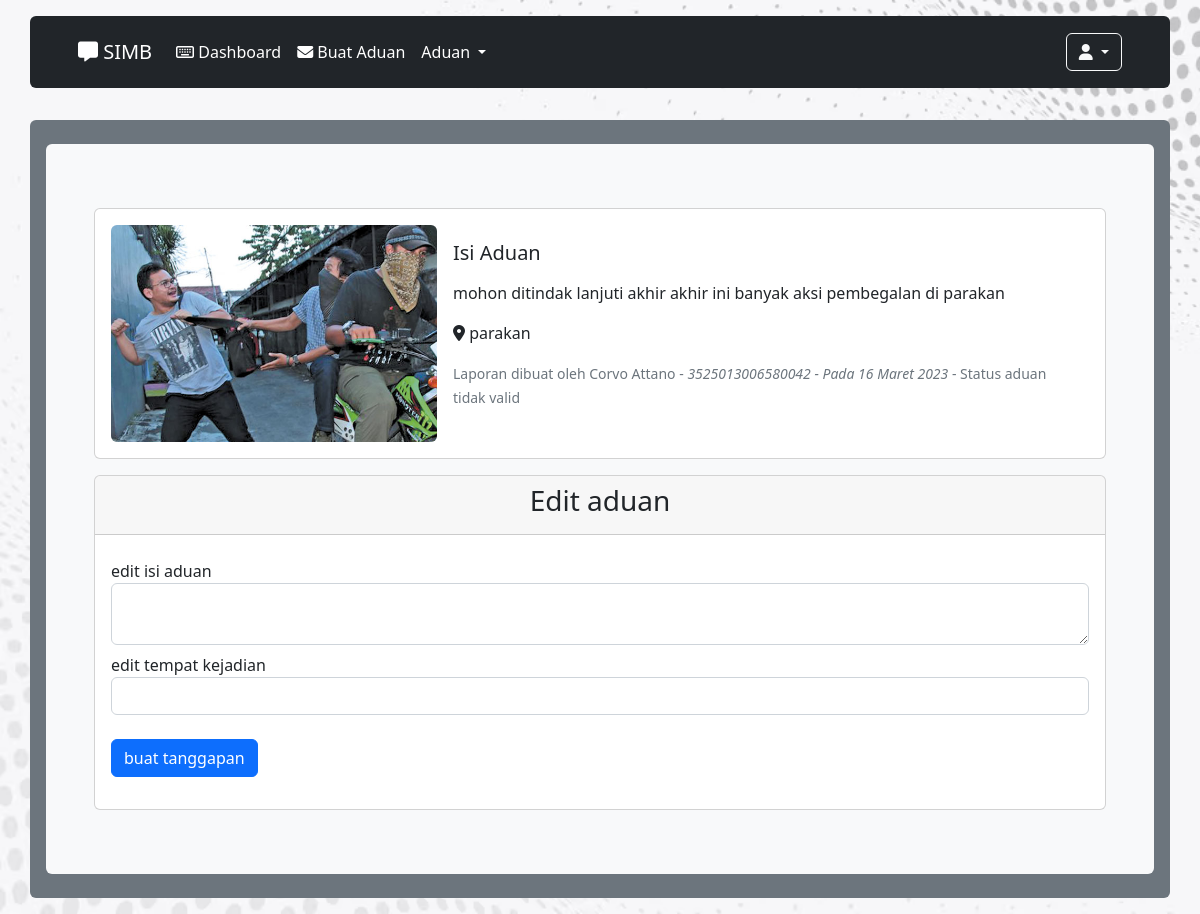
Page /edit_aduan.php?id_pengaduan=47 (signed in) on the committed database.
### tables this page shows
CREATE TABLE `pengaduan` (
  `id_pengaduan` int(11) NOT NULL,
  `tgl_pengaduan` date NOT NULL,
  `nik` varchar(16) NOT NULL,
  `tempat_kejadian` text NOT NULL,
  `isi_laporan` text NOT NULL,
  `foto` varchar(255) NOT NULL,
  `status` enum('diverifikasi','diproses','selesai','tidak valid') NOT NULL
);

CREATE TABLE `masyarakat` (
  `nik` varchar(16) NOT NULL,
  `nama` varchar(35) NOT NULL,
  `username` varchar(25) NOT NULL,
  `password` varchar(50) NOT NULL,
  `telp` varchar(13) NOT NULL
);

### function_tanggal.php (called while the page is built)
<?php function tgl($tgl_id){
    $tgl_id = explode('-', $tgl_id);
    $bu = $tgl_id['1'];
    if ($bu == 1){
        $bu_id = 'Januari';
    } else if($bu == 2){
        $bu_id = 'Februari';
    } else if($bu == 3){
        $bu_id = 'Maret';
    } else if($bu == 4){
        $bu_id = 'April';
    } else if($bu == 5){
        $bu_id = 'Mei';
    } else if($bu == 6){
        $bu_id = 'Juni';
    } else if($bu == 7){
        $bu_id = 'Juli';
    } else if($bu == 8){
        $bu_id = 'Agustus';
    } else if($bu == 9){
        $bu_id = 'September';
    } else if($bu == 10){
        $bu_id = 'Oktober';
    } else if($bu == 11){
        $bu_id = 'November';
    } else{
        $bu_id = 'Desember';
    }
    $tanggal_utuh_yang_sangat_benar = $tgl_id['2']." ".$bu_id." ".$tgl_id['0'];
    return $tanggal_utuh_yang_sangat_benar;
}
?>

### edit_aduan.php (the view, shortened to what this page needs)
<?php
        if(!empty($_SESSION['nik_login']) AND ($_SESSION['level'] == 'masyarakat'))
        {
        include "header2.php";
        include "koneksi.php";
        include "function_tanggal.php";
            $id_pengaduan   = $_GET['id_pengaduan'];
            $sql_pengaduan  = "SELECT * FROM pengaduan INNER JOIN masyarakat on pengaduan.nik = masyarakat.nik WHERE id_pengaduan = '$id_pengaduan'";
            $eks_pengaduan  = mysqli_query($koneksi, $sql_pengaduan);
            $data_pengaduan = mysqli_fetch_array($eks_pengaduan);
?>
<div class="container-fluid">
    <?php
            include "navbar2.php";
        ?>
    <div class="container bg-secondary rounded px-3 py-4 my-3">
        <div class="rounded bg-light">
            <div class="py-5 px-5">
                <div class="card my-3" style="max-width: 1240px;">
                    <div class="row g-0 px-3 py-3">
                        <div class="col-md-4">
                            <img src="img_aduan/<?php echo $data_pengaduan['foto'];?>" class="img-fluid rounded"
                                alt="...">
                        </div>
                        <div class="col-md-8">
                            <div class="card-body">
                                <h5 class="card-title">Isi Aduan</h5>
                                <p class="card-text"><?php echo $data_pengaduan['isi_laporan'];?></p>
                                <p class="card-text"><i class="fas fa-map-marker-alt"></i> <?php echo $data_pengaduan['tempat_kejadian'];?></p>
                                <p class="card-text"><small class="text-muted">Laporan dibuat oleh
                                        <?php echo $data_pengaduan['nama'];?> - <cite title="Source Title">
                                            <?php echo $data_pengaduan['nik'];?> - Pada
                                        <?php echo tgl($data_pengaduan['tgl_pengaduan']);?></cite>  - Status aduan
                                        <?php echo $data_pengaduan['status'];?></small>
                                </p>
                            </div>
                        </div>
                    </div>
                </div>
                <div class="card my-3" style="max-width: 1240px;">
                    <div class="card-header text-center">
                        <h3 class="card-title">Edit aduan</h3>
                    </div>
                    <div class="card-body">
                        <form action="proses_edit_aduan.php" method="POST">
                            <div class="form-group my-2">
                                <label for="">edit isi aduan</label>
                                <textarea name="isi_laporan" id="ckeditor" class="form-control" required></textarea>
                            </div>
                            <div class="form-group my-2">
                                <label for="">edit tempat kejadian</label>
                                <input type="text" name="tempat_kejadian" id="" class="form-control" autocomplete="off">
                            </div>
                            <button type="submit" class="btn btn-primary my-3">buat tanggapan</button>
                        </form>
                    </div>
                </div>
            </div>
        </div>
    </div>
</div>
<?php
    include "footer2.php";
    }
    else
    {
        header("location:form_login.php");
    }
?>

### rows in the picture
pengaduan: foto (picture), isi_laporan "mohon ditindak lanjuti akhir akhir ini banyak aksi pembegalan di parakan", tempat_kejadian "parakan", nik.nama "Corvo Attano", nik.nik "3525013006580042", tgl_pengaduan "16 Maret 2023", status "tidak valid"
